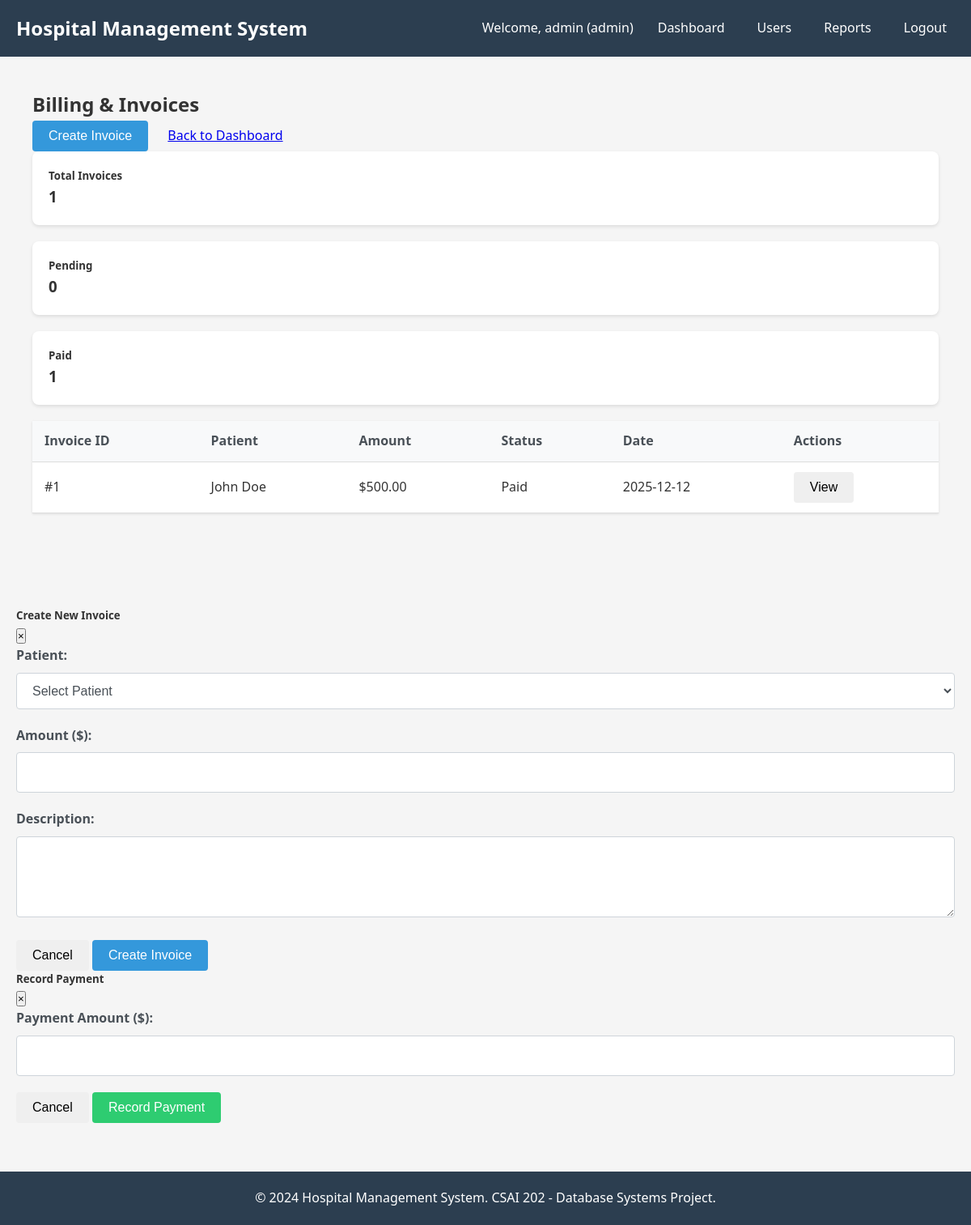
Page /billing/ (signed in) on the earlier database version.
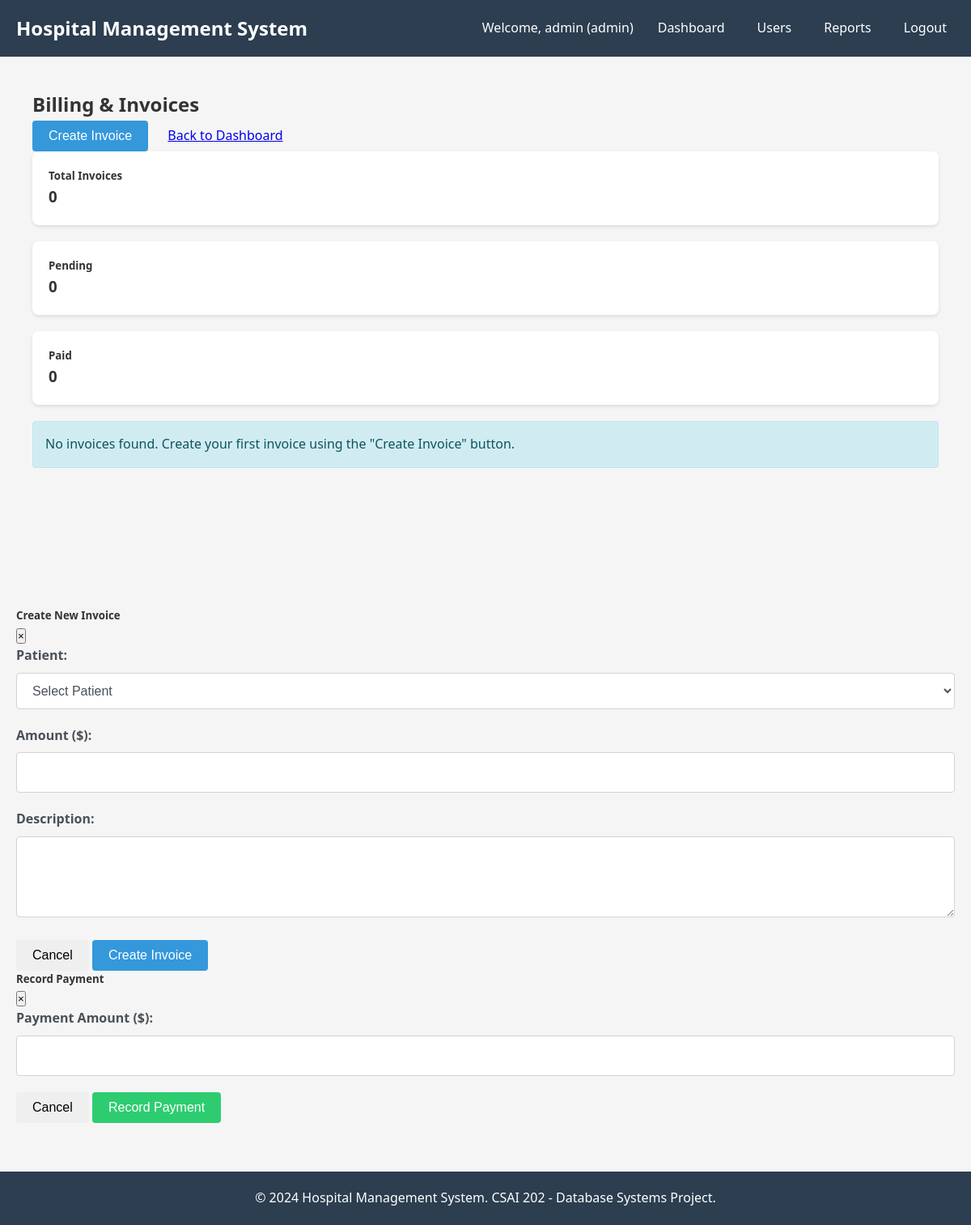
Same page on the later database version.
### models/invoice.py (models this page shows)
class Invoice(db.Model):
    __tablename__ = 'invoice'
    inv_id = db.Column(db.Integer, primary_key=True)
    amount = db.Column(db.Numeric(10, 2), nullable=False)
    status = db.Column(db.String(50), default='Pending')
    patient_id = db.Column(db.Integer, db.ForeignKey('patient.patient_id'))
    rec_id = db.Column(db.Integer, db.ForeignKey('receptionist.rec_id'))
    date = db.Column(db.DateTime, default=datetime.utcnow)
    payments = db.relationship('Payment', backref='invoice', lazy=True)

### models/patient.py (models this page shows)
class Patient(db.Model):
    __tablename__ = 'patient'
    patient_id = db.Column(db.Integer, primary_key=True)
    name = db.Column(db.String(100), nullable=False)
    phone = db.Column(db.String(20))
    date_of_birth = db.Column(db.Date)
    age = db.Column(db.Integer)
    previous_conditions = db.Column(db.Text)
    street = db.Column(db.String(100))
    city = db.Column(db.String(100))
    appointments = db.relationship('Appointment', backref='patient', lazy=True)
    medical_record = db.relationship('MedicalRecord', backref='patient', uselist=False)
    prescriptions = db.relationship('Prescription', backref='patient', lazy=True)
    lab_tests = db.relationship('LabTest', backref='patient', lazy=True)
    invoices = db.relationship('Invoice', backref='patient', lazy=True)

### controllers/billing_controller.py (the view)
@billing_bp.route('/')
@login_required
def invoices():
    if current_user.role in ['receptionist', 'admin']:
        invoices = Invoice.query.order_by(Invoice.date.desc()).all()
        patients = Patient.query.all()
        return render_template('receptionist/invoices.html', invoices=invoices, patients=patients)
    else:
        flash('Access denied.', 'danger')
        return redirect(url_for('index'))

### models/user.py (called while the page is built)
    @property
    def is_admin(self):
        return self.role == 'admin'

### templates/receptionist/invoices.html (shortened to what the changed rows need)
{% extends "base.html" %}
{% block content %}
<div class="container mt-4">
    <div class="row">
        <div class="col-md-12">
            <div class="d-flex justify-content-between align-items-center mb-4">
                <h2>Billing & Invoices</h2>
                <div>
                </div>
            </div>
            <div class="row mb-4">
                <div class="col-md-4">
                    <div class="card text-center">
                        <div class="card-body">
                            <h5 class="card-title">Total Invoices</h5>
                            <h3 class="text-primary">{{ invoices|length }}</h3>
                        </div>
                    </div>
                </div>
                <div class="col-md-4">
                </div>
                <div class="col-md-4">
                    <div class="card text-center">
                        <div class="card-body">
                            <h5 class="card-title">Paid</h5>
                            <h3 class="text-success">{{ invoices|selectattr('status', 'equalto', 'Paid')|list|length }}</h3>
                        </div>
                    </div>
                </div>
            </div>
            {% if invoices %}
            <div class="table-responsive">
                <table class="table table-striped">
                    <thead>
                        <tr>
                            <th>Invoice ID</th>
                            <th>Patient</th>
                            <th>Amount</th>
                            <th>Status</th>
                            <th>Date</th>
                            <th>Actions</th>
                        </tr>
                    </thead>
                    <tbody>
                        {% for invoice in invoices %}
                        <tr>
                            <td>#{{ invoice.inv_id }}</td>
                            <td>
                                {% if invoice.patient %}
                                    {{ invoice.patient.name }}
                                {% else %}
                                    Patient #{{ invoice.patient_id }}
                                {% endif %}
                            </td>
                            <td>${{ "%.2f"|format(invoice.amount) }}</td>
                            <td>
                                <span class="badge badge-{{ 'success' if invoice.status == 'Paid' else 'warning' }}">
                                    {{ invoice.status }}
                                </span>
                            </td>
                            <td>{{ invoice.date.strftime('%Y-%m-%d') if invoice.date else 'N/A' }}</td>
                            <td>
                                <button class="btn btn-sm btn-info view-btn" data-invoice-id="{{ invoice.inv_id }}">
                                     View
                                </button>
                            </td>
                        </tr>
                        {% endfor %}
                    </tbody>
                </table>
            </div>
            {% else %}
            <div class="alert alert-info">
                No invoices found. Create your first invoice using the "Create Invoice" button.
            </div>
            {% endif %}
        </div>
    </div>
</div>
{% endblock %}

Differences in the rows shown:
removed Invoice: inv_id "1", patient.name "John Doe", amount "500.00", status "Paid", date "2025-12-12"
Other differences:
{{ invoices|length }}: "1" → "0"
{{ invoices|selectattr('status', 'equalto', 'Paid')|list|length }}: "1" → "0"
text no longer shown: "Invoice ID Patient Amount Status Date Actions"
text now shown: "No invoices found. Create your first invoice using the \"Create Invoice\" button."
